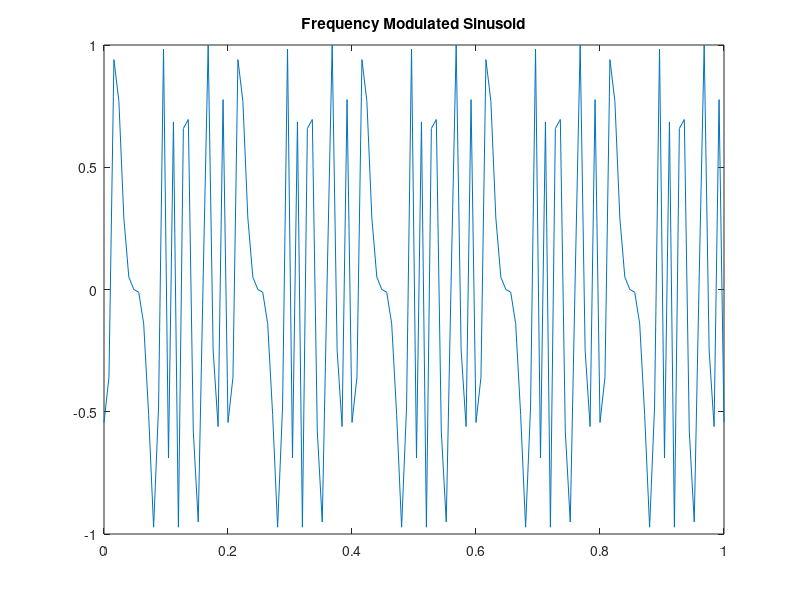

Source code (MATLAB):
%% FM sinosuid 4
% parameters
A = 1;             % Amplitude
f0 = 50;           % Carrier frequency in Hz
fm = 5;            % Modulation frequency in Hz
beta = 10;         % Frequency deviation (modulation index)
t = 0:0.001:1;     % Time vector from 0 to 1 second with step size 0.00

sigLen= 1;
samplIntrvl= 0.008;
timeVec= 0:samplIntrvl:sigLen;

% FM sinusoid signal equation
sigVec = A * sin(2 * pi * f0 * timeVec + beta * cos(2 * pi * fm * timeVec));

% Plot the FM sinusoid signal
figure;
plot(timeVec, sigVec,'-');
title('Frequency Modulated Sinusoid');
